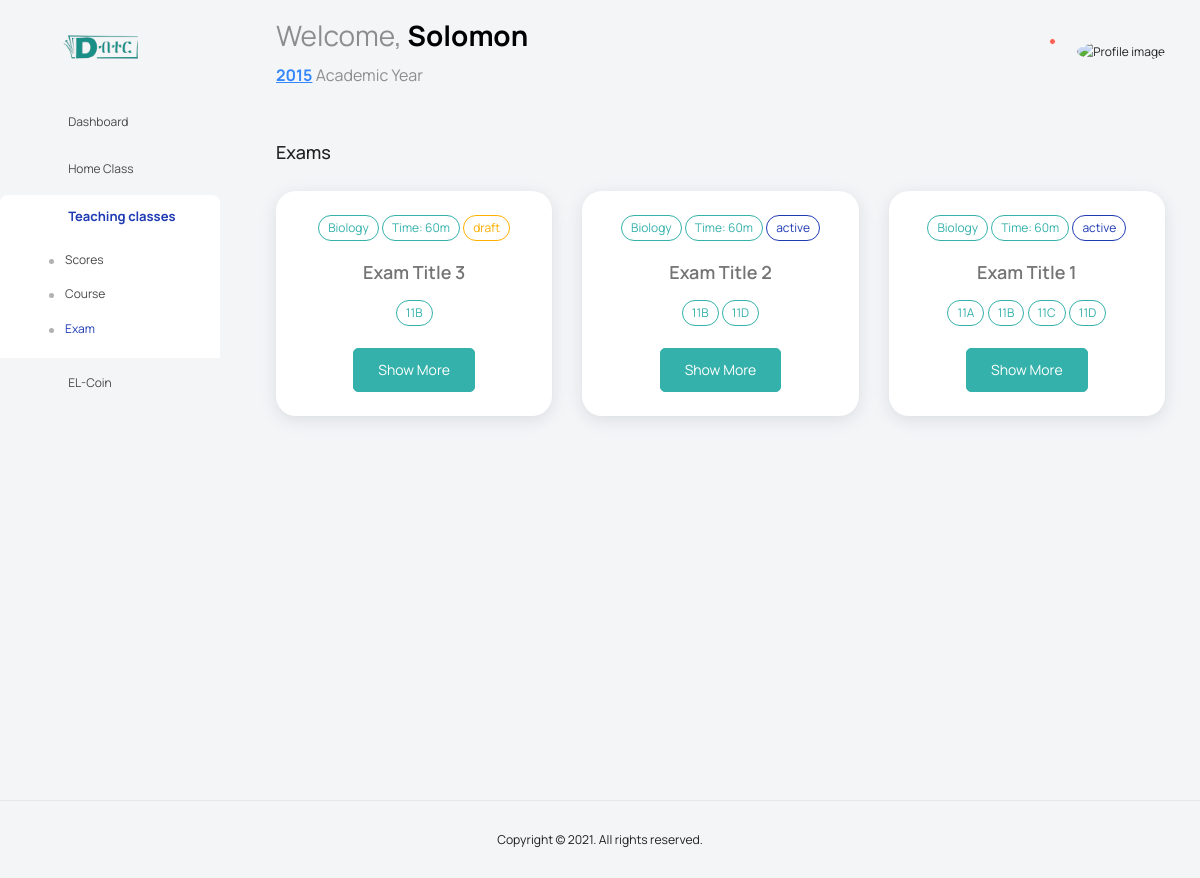
The app's page /adminpanel/exams/ (signed in) with its own data.
### accyear/models.py (models this page shows, shortened)
class AccadamicYear(models.Model):
    STATUS_CHOICE = (('Active', 'Active'),
                     ('Creating', 'Creating'),
                     ('Close', 'Close'))
    name_EC = models.CharField(max_length=4)
    name_GC = models.CharField(max_length=9)
    status = models.CharField(max_length=10, null=True, blank=True)
    created = models.DateTimeField(auto_now_add=True)
    updated = models.DateTimeField(auto_now=True)
    class Meta:
        ordering = ['-created']

class Subject(models.Model):
    name = models.CharField(max_length=50)
    created = models.DateTimeField(auto_now_add=True)
    updated = models.DateTimeField(auto_now=True)
    class Meta:
        ordering = ['-created']

class Grade(models.Model):
    acc_yr = models.ForeignKey(AccadamicYear, related_name='grades', on_delete=models.CASCADE)
    grade_num = models.PositiveIntegerField(blank=True, null=True)
    section = models.CharField(max_length=2, blank=True, null=True)
    created = models.DateTimeField(auto_now_add=True)
    updated = models.DateTimeField(auto_now=True)
    class Meta:
        ordering = ['-created']

### exam/models.py (models this page shows, shortened)
class Exam(models.Model):
    choice = (('draft', 'Draft'),
              ('active', 'Active'))
    owner = models.ForeignKey(User, related_name='exams', on_delete=models.CASCADE)
    subject = models.ForeignKey(Subject, related_name='exams', on_delete=models.CASCADE)
    title = models.CharField(max_length=200)
    description = models.TextField()
    time = models.PositiveIntegerField()
    status = models.CharField(max_length=10, choices=choice, default='draft')
    created = models.DateTimeField(auto_now_add=True)
    updated = models.DateTimeField(auto_now=True)
    class Meta:
        ordering = ['-created']
    def __str__(self):
        return self.title

class ExamGradeAssociation(models.Model):
    grade = models.ForeignKey(Grade, related_name='exam_association', on_delete=models.CASCADE)
    exam = models.ForeignKey(Exam, related_name='grade_association', on_delete=models.CASCADE)
    created = models.DateTimeField(auto_now_add=True)
    updated = models.DateTimeField(auto_now=True)
    class Meta:
        ordering = ['-created']

### exam/views.py (the view)
# urls.py: path('adminpanel/exams/', views.exams, name='exams'),
@user_passes_test(lambda u: u.groups.filter(name='teacher').exists())
def exams(request):
    try:
        yr = AccadamicYear.objects.filter(status="Active")[0]
    except:
        yr = 'no'
    exams = Exam.objects.filter(owner=request.user)
    print(exams)
    return render(request, 'exam/exams.html', {'w': 'Te', 'yr': yr, 'exams': exams})

### exam/templates/exam/exams.html (shortened to what this page needs)
{% extends 'admin_base.html' %}
{% load static %}
{% block content %}
{% if yr != 'no' %}
<br>
<h4 class="card-title">Exams</h4>
<br>
<div class="row">
    {% for exam in exams %}
    <div class="col-md-4">
        <div class="card">
        <div class="card-body">
            <div style="margin: 0 auto; text-align: center;">
                <div class="badge badge-success">{{ exam.subject.name }}</div>
                <div class="badge badge-success">Time: {{ exam.time }}m</div>
                <div class="badge {% if exam.status == 'active' %}badge-primary{% else %}badge-warning{% endif %}">{{ exam.status }}</div>
            </div>
            <br>
            <div style="text-align: center;">
                <h4 class="card-title" style="color: #747474">{{ exam.title }}</h4>
            </div>
            <div style="margin: 0 auto; text-align: center;">
                {% for gr in exam.grade_association.all %}
                    <div class="badge badge-success">{{ gr.grade.grade_num }}{{ gr.grade.section }}</div>
                {% endfor %}
            </div>
            <br>
            <div style="margin: 0 auto; text-align: center;">
                <a href="{% url 'exam_url:exam_questions' exam.id %}" class="btn btn-success">Show More</a>
            </div>
        </div>
        </div><br><br><br>
    </div>
    {% endfor %}
</div>
{% endif %}
</div>
{% endblock %}

### adminpanel/templates/admin_topnav.html (shortened to what this page needs)
{% load static %}
<nav class="navbar default-layout col-lg-12 col-12 p-0 fixed-top d-flex align-items-top flex-row">
    <div class="text-center navbar-brand-wrapper d-flex align-items-center justify-content-start">
    <div class="me-3">
        <button class="navbar-toggler navbar-toggler align-self-center" type="button" data-bs-toggle="minimize">
        <span class="icon-menu"></span>
        </button>
    </div>
    <div>
        <a class="navbar-brand brand-logo" href="{% static 'adminpanel/index.html' %}">
        <img src="{% static 'adminpanel/images/logo.png' %}" alt="logo" />
        </a>
    </div>
    </div>
    <div class="navbar-menu-wrapper d-flex align-items-top">
    <ul class="navbar-nav">
        <li class="nav-item font-weight-semibold d-none d-lg-block ms-0">
            <h1 class="welcome-text">Welcome, <span class="text-black fw-bold">{{ request.user.first_name }}</span></h1>
            {% if yr != 'no' %}
                <h3 class="welcome-sub-text"><span style="color: #3488FC"><u><b>{{ yr.name_EC }}</b></u></span> Academic Year</h3>
            {% endif %}
        </li>
    </ul>
    <ul class="navbar-nav ms-auto">
        <li class="nav-item">
        <form class="search-form" action="#">
            <i class="icon-search"></i>
            <input type="search" class="form-control" placeholder="Search Here" title="Search here">
        </form>
        </li>
        <li class="nav-item dropdown">
        <a class="nav-link count-indicator" id="notificationDropdown" href="#" data-bs-toggle="dropdown">
            <i class="icon-mail icon-lg"></i>
        </a>
        </li>
        <li class="nav-item dropdown">
        <a class="nav-link count-indicator" id="countDropdown" href="#" data-bs-toggle="dropdown" aria-expanded="false">
            <i class="icon-bell"></i>
            <span class="count"></span>
        </a>
        </li>
        <li class="nav-item dropdown d-none d-lg-block user-dropdown">
        <a class="nav-link" id="UserDropdown" href="#" data-bs-toggle="dropdown" aria-expanded="false">
            {% if request.user.student.all > 0 %}
            <img class="img-md rounded-circle" style="width: 40px" src="{% if request.user.student.profil_pic %}{{ request.user.student.profile_pi }}{% else %}{% static 'noprofile.png' %}{% endif %}" alt="Profile image">
            {% elif request.user.teacher.all > 0  %}
            <img class="img-md rounded-circle" style="width: 40px" src="{% if request.user.teacher.profil_pic %}{{ request.user.teacher.profile_pi }}{% else %}{% static 'noprofile.png' %}{% endif %}" alt="Profile image">
            {% elif request.user.parent.all > 0  %}
            <img class="img-md rounded-circle" style="width: 40px" src="{% if request.user.parent.profil_pic %}{{ request.user.parent.profile_pi }}{% else %}{% static 'noprofile.png' %}{% endif %}" alt="Profile image">
            {% else %}
            <img class="img-md rounded-circle" style="width: 40px" src="{% static 'noprofile.png' %}" alt="Profile image">
            {% endif %}
        </a>
        </li>
    </ul>
    </div>
</nav>

### records on screen
AccadamicYear: name_EC "2015"
Exam: subject.name "Biology", time "60", status "draft", title "Exam Title 3"
ExamGradeAssociation: grade.grade_num "11", grade.section "B"
Exam: subject.name "Biology", time "60", status "active", title "Exam Title 2"
ExamGradeAssociation: grade.grade_num "11", grade.section "B"
ExamGradeAssociation: grade.grade_num "11", grade.section "D"
Exam: subject.name "Biology", time "60", status "active", title "Exam Title 1"
ExamGradeAssociation: grade.grade_num "11", grade.section "A"
ExamGradeAssociation: grade.grade_num "11", grade.section "B"
ExamGradeAssociation: grade.grade_num "11", grade.section "C"
ExamGradeAssociation: grade.grade_num "11", grade.section "D"

### other values on screen
{{ request.user.first_name }} "Solomon"
